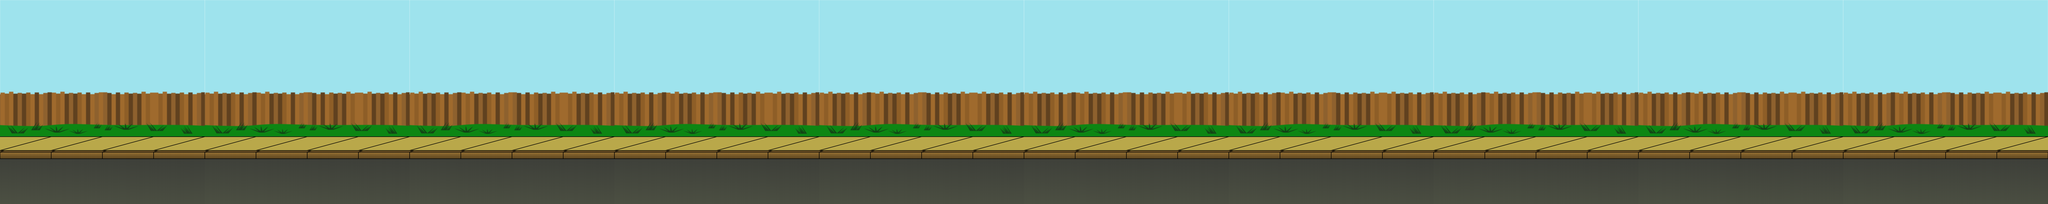

A 2D game scene composited from a Tiled map and its tileset images. What follows is a short description and the map's XML, with every tile layer's data as written:
An orthogonal 100x10 tile map with 200x200 px tiles, 1 tile layer (tile_layer) and 51 objects.

<map version="1.2" tiledversion="1.3.1" orientation="orthogonal" renderorder="left-up" compressionlevel="0" width="100" height="10" tilewidth="200" tileheight="200" infinite="0" nextlayerid="7" nextobjectid="57">
 <tileset firstgid="1" name="tile_street" tilewidth="200" tileheight="200" tilecount="100" columns="10">
  <image source="../images/tile_street.png" width="2000" height="2000" />
 </tileset>
 <layer id="1" name="tile_layer" width="100" height="10">
  <data encoding="csv">
1,2,3,4,5,6,7,8,9,10,1,2,3,4,5,6,7,8,9,10,1,2,3,4,5,6,7,8,9,10,1,2,3,4,5,6,7,8,9,10,1,2,3,4,5,6,7,8,9,10,1,2,3,4,5,6,7,8,9,10,1,2,3,4,5,6,7,8,9,10,1,2,3,4,5,6,7,8,9,10,1,2,3,4,5,6,7,8,9,10,1,2,3,4,5,6,7,8,9,10,
11,12,13,14,15,16,17,18,19,20,11,12,13,14,15,16,17,18,19,20,11,12,13,14,15,16,17,18,19,20,11,12,13,14,15,16,17,18,19,20,11,12,13,14,15,16,17,18,19,20,11,12,13,14,15,16,17,18,19,20,11,12,13,14,15,16,17,18,19,20,11,12,13,14,15,16,17,18,19,20,11,12,13,14,15,16,17,18,19,20,11,12,13,14,15,16,17,18,19,20,
21,22,23,24,25,26,27,28,29,30,21,22,23,24,25,26,27,28,29,30,21,22,23,24,25,26,27,28,29,30,21,22,23,24,25,26,27,28,29,30,21,22,23,24,25,26,27,28,29,30,21,22,23,24,25,26,27,28,29,30,21,22,23,24,25,26,27,28,29,30,21,22,23,24,25,26,27,28,29,30,21,22,23,24,25,26,27,28,29,30,21,22,23,24,25,26,27,28,29,30,
31,32,33,34,35,36,37,38,39,40,31,32,33,34,35,36,37,38,39,40,31,32,33,34,35,36,37,38,39,40,31,32,33,34,35,36,37,38,39,40,31,32,33,34,35,36,37,38,39,40,31,32,33,34,35,36,37,38,39,40,31,32,33,34,35,36,37,38,39,40,31,32,33,34,35,36,37,38,39,40,31,32,33,34,35,36,37,38,39,40,31,32,33,34,35,36,37,38,39,40,
41,42,43,44,45,46,47,48,49,50,41,42,43,44,45,46,47,48,49,50,41,42,43,44,45,46,47,48,49,50,41,42,43,44,45,46,47,48,49,50,41,42,43,44,45,46,47,48,49,50,41,42,43,44,45,46,47,48,49,50,41,42,43,44,45,46,47,48,49,50,41,42,43,44,45,46,47,48,49,50,41,42,43,44,45,46,47,48,49,50,41,42,43,44,45,46,47,48,49,50,
51,52,53,54,55,56,57,58,59,60,51,52,53,54,55,56,57,58,59,60,51,52,53,54,55,56,57,58,59,60,51,52,53,54,55,56,57,58,59,60,51,52,53,54,55,56,57,58,59,60,51,52,53,54,55,56,57,58,59,60,51,52,53,54,55,56,57,58,59,60,51,52,53,54,55,56,57,58,59,60,51,52,53,54,55,56,57,58,59,60,51,52,53,54,55,56,57,58,59,60,
61,62,63,64,65,66,67,68,69,70,61,62,63,64,65,66,67,68,69,70,61,62,63,64,65,66,67,68,69,70,61,62,63,64,65,66,67,68,69,70,61,62,63,64,65,66,67,68,69,70,61,62,63,64,65,66,67,68,69,70,61,62,63,64,65,66,67,68,69,70,61,62,63,64,65,66,67,68,69,70,61,62,63,64,65,66,67,68,69,70,61,62,63,64,65,66,67,68,69,70,
71,72,73,74,75,76,77,78,79,80,71,72,73,74,75,76,77,78,79,80,71,72,73,74,75,76,77,78,79,80,71,72,73,74,75,76,77,78,79,80,71,72,73,74,75,76,77,78,79,80,71,72,73,74,75,76,77,78,79,80,71,72,73,74,75,76,77,78,79,80,71,72,73,74,75,76,77,78,79,80,71,72,73,74,75,76,77,78,79,80,71,72,73,74,75,76,77,78,79,80,
81,82,83,84,85,86,87,88,89,90,81,82,83,84,85,86,87,88,89,90,81,82,83,84,85,86,87,88,89,90,81,82,83,84,85,86,87,88,89,90,81,82,83,84,85,86,87,88,89,90,81,82,83,84,85,86,87,88,89,90,81,82,83,84,85,86,87,88,89,90,81,82,83,84,85,86,87,88,89,90,81,82,83,84,85,86,87,88,89,90,81,82,83,84,85,86,87,88,89,90,
91,92,93,94,95,96,97,98,99,100,91,92,93,94,95,96,97,98,99,100,91,92,93,94,95,96,97,98,99,100,91,92,93,94,95,96,97,98,99,100,91,92,93,94,95,96,97,98,99,100,91,92,93,94,95,96,97,98,99,100,91,92,93,94,95,96,97,98,99,100,91,92,93,94,95,96,97,98,99,100,91,92,93,94,95,96,97,98,99,100,91,92,93,94,95,96,97,98,99,100
</data>
 </layer>
 <objectgroup id="5" name="player_start">
  <object id="53" x="600" y="1000">
   <point />
  </object>
 </objectgroup>
 <objectgroup id="4" name="body_wall">
  <object id="3" x="0" y="1400" width="400" height="200" />
  <object id="4" x="400" y="1400" width="400" height="200" />
  <object id="5" x="800" y="1400" width="400" height="200" />
  <object id="6" x="1200" y="1400" width="400" height="200" />
  <object id="7" x="1600" y="1400" width="400" height="200" />
  <object id="8" x="2000" y="1400" width="400" height="200" />
  <object id="9" x="2400" y="1400" width="400" height="200" />
  <object id="10" x="2800" y="1400" width="400" height="200" />
  <object id="11" x="3200" y="1400" width="400" height="200" />
  <object id="12" x="3600" y="1400" width="400" height="200" />
  <object id="13" x="4000" y="1400" width="400" height="200" />
  <object id="14" x="4400" y="1400" width="400" height="200" />
  <object id="15" x="4800" y="1400" width="400" height="200" />
  <object id="16" x="5200" y="1400" width="400" height="200" />
  <object id="17" x="5600" y="1400" width="400" height="200" />
  <object id="18" x="6000" y="1400" width="400" height="200" />
  <object id="19" x="6400" y="1400" width="400" height="200" />
  <object id="20" x="6800" y="1400" width="400" height="200" />
  <object id="21" x="7200" y="1400" width="400" height="200" />
  <object id="22" x="7600" y="1400" width="400" height="200" />
  <object id="23" x="8000" y="1400" width="400" height="200" />
  <object id="24" x="8400" y="1400" width="400" height="200" />
  <object id="25" x="8800" y="1400" width="400" height="200" />
  <object id="26" x="9200" y="1400" width="400" height="200" />
  <object id="27" x="9600" y="1400" width="400" height="200" />
  <object id="28" x="10000" y="1400" width="400" height="200" />
  <object id="29" x="10400" y="1400" width="400" height="200" />
  <object id="30" x="10800" y="1400" width="400" height="200" />
  <object id="31" x="11200" y="1400" width="400" height="200" />
  <object id="32" x="11600" y="1400" width="400" height="200" />
  <object id="33" x="12000" y="1400" width="400" height="200" />
  <object id="34" x="12400" y="1400" width="400" height="200" />
  <object id="35" x="12800" y="1400" width="400" height="200" />
  <object id="36" x="13200" y="1400" width="400" height="200" />
  <object id="37" x="13600" y="1400" width="400" height="200" />
  <object id="38" x="14000" y="1400" width="400" height="200" />
  <object id="39" x="14400" y="1400" width="400" height="200" />
  <object id="40" x="14800" y="1400" width="400" height="200" />
  <object id="41" x="15200" y="1400" width="400" height="200" />
  <object id="42" x="15600" y="1400" width="400" height="200" />
  <object id="43" x="16000" y="1400" width="400" height="200" />
  <object id="44" x="16400" y="1400" width="400" height="200" />
  <object id="45" x="16800" y="1400" width="400" height="200" />
  <object id="46" x="17200" y="1400" width="400" height="200" />
  <object id="47" x="17600" y="1400" width="400" height="200" />
  <object id="48" x="18000" y="1400" width="400" height="200" />
  <object id="49" x="18400" y="1400" width="400" height="200" />
  <object id="50" x="18800" y="1400" width="400" height="200" />
  <object id="51" x="19200" y="1400" width="400" height="200" />
  <object id="52" x="19600" y="1400" width="400" height="200" />
 </objectgroup>
</map>
